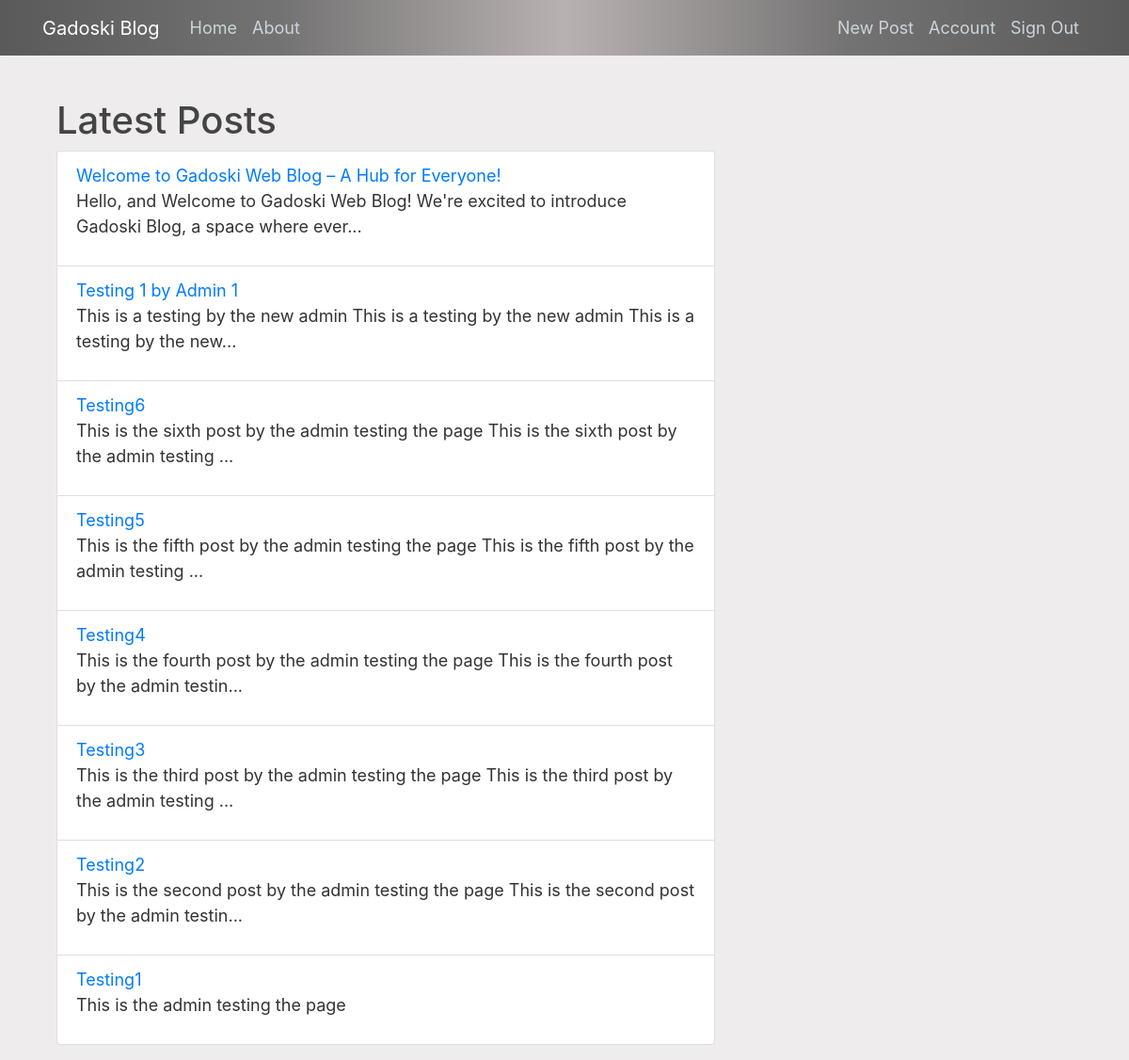
The page /latest-posts (signed in) on the database its author committed.
### flaskblog/models.py (models this page shows, shortened)
class Post(db.Model):
    id = db.Column(db.Integer, primary_key=True)
    title = db.Column(db.String(100), nullable=False)
    date_posted = db.Column(db.DateTime, nullable=False, default=datetime.utcnow)
    content = db.Column(db.Text, nullable=False)
    user_id = db.Column(db.Integer, db.ForeignKey('user.id'), nullable=False)

### flaskblog/users/routes.py (the view)
@users.route('/latest-posts')
def latest_posts():
    page = request.args.get('page', 1, type=int)
    posts = Post.query.order_by(Post.date_posted.desc()).paginate(page=page, per_page=10)
    for post in posts.items:
        post.summary = generate_summary(post.content)
    return render_template('latest_posts.html', posts=posts)

### flaskblog/models.py (called while the page is built)
@login_manager.user_loader
def load_user(user_id):
    return User.query.get(int(user_id))

### flaskblog/users/routes.py (called while the page is built)
def generate_summary(content, length=100):
    if len(content) > length:
        return content[:length] + '...'
    return content

### flaskblog/templates/latest_posts.html (shortened to what this page needs)
{% extends "layout.html" %} {% block data %}
<div class="container mt-4">
  <h1>Latest Posts</h1>
  {% if posts.items %}
  <ul class="list-group">
    {% for post in posts.items %}
    <li class="list-group-item">
      <a href="{{ url_for('posts.post', post_id=post.id) }}"
        >{{ post.title }}</a
      >
      <p>{{ post.summary }}</p>
    </li>
    {% endfor %}
  </ul>
  {% else %}
  <p>No posts available.</p>
  {% endif %}
</div>
{% endblock %}

### flaskblog/static/main.css (style rules this page uses)
body { background: #eeecec; color: #333333; margin-top: 5rem; }
h1, h2, h3, h4, h5, h6 { color: #444444; }

### flaskblog/static/styles.css (style rules this page uses)
body { font-size: 18px; }

### rows shown on the page
Post: title "Welcome to Gadoski Web Blog – A Hub for Everyone!", summary "Hello, and Welcome to Gadoski Web Blog! We're excited to introduce Gadoski Blog, a space where ever..."
Post: title "Testing 1 by Admin 1", summary "This is a testing by the new admin This is a testing by the new admin This is a testing by the new..."
Post: title "Testing6", summary "This is the sixth post by the admin testing the page This is the sixth post by the admin testing ..."
Post: title "Testing5", summary "This is the fifth post by the admin testing the page This is the fifth post by the admin testing ..."
Post: title "Testing4", summary "This is the fourth post by the admin testing the page This is the fourth post by the admin testin..."
Post: title "Testing3", summary "This is the third post by the admin testing the page This is the third post by the admin testing ..."
Post: title "Testing2", summary "This is the second post by the admin testing the page This is the second post by the admin testin..."
Post: title "Testing1", summary "This is the admin testing the page"
